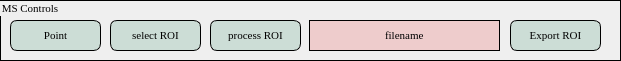
   <widget class="QGroupBox" name="uipanel2">
    <property name="geometry">
     <rect>
      <x>840</x>
      <y>610</y>
      <width>621</width>
      <height>61</height>
     </rect>
    </property>
    <property name="font">
     <font>
      <family>Times New Roman</family>
      <pointsize>8</pointsize>
      <weight>50</weight>
      <italic>false</italic>
      <bold>false</bold>
     </font>
    </property>
    <property name="styleSheet">
     <string notr="true">border: 1px solid black;</string>
    </property>
    <property name="title">
     <string>MS Controls</string>
    </property>
    <widget class="QPushButton" name="pick_point">
     <property name="geometry">
      <rect>
       <x>10</x>
       <y>20</y>
       <width>91</width>
       <height>31</height>
      </rect>
     </property>
     <property name="font">
      <font>
       <family>Times New Roman</family>
       <pointsize>8</pointsize>
       <weight>50</weight>
       <italic>false</italic>
       <bold>false</bold>
      </font>
     </property>
     <property name="styleSheet">
      <string notr="true">background-color: rgb(204, 221, 214);border-radius:7px;</string>
     </property>
     <property name="text">
      <string>Point</string>
     </property>
    </widget>
    <widget class="QPushButton" name="ROI_select">
     <property name="geometry">
      <rect>
       <x>110</x>
       <y>20</y>
       <width>91</width>
       <height>31</height>
      </rect>
     </property>
     <property name="font">
      <font>
       <family>Times New Roman</family>
       <pointsize>8</pointsize>
       <weight>50</weight>
       <italic>false</italic>
       <bold>false</bold>
      </font>
     </property>
     <property name="styleSheet">
      <string notr="true">background-color: rgb(204, 221, 214);border-radius:7px;</string>
     </property>
     <property name="text">
      <string>select ROI</string>
     </property>
    </widget>
    <widget class="QPushButton" name="exportROI">
     <property name="geometry">
      <rect>
       <x>510</x>
       <y>20</y>
       <width>91</width>
       <height>31</height>
      </rect>
     </property>
     <property name="font">
      <font>
       <family>Times New Roman</family>
       <pointsize>8</pointsize>
       <weight>50</weight>
       <italic>false</italic>
       <bold>false</bold>
      </font>
     </property>
     <property name="styleSheet">
      <string notr="true">background-color: rgb(204, 221, 214);border-radius:7px;</string>
     </property>
     <property name="text">
      <string>Export ROI</string>
     </property>
    </widget>
    <widget class="QLineEdit" name="exportROIfilename">
     <property name="geometry">
      <rect>
       <x>309</x>
       <y>20</y>
       <width>191</width>
       <height>31</height>
      </rect>
     </property>
     <property name="font">
      <font>
       <family>Times New Roman</family>
       <pointsize>8</pointsize>
       <weight>50</weight>
       <italic>false</italic>
       <bold>false</bold>
      </font>
     </property>
     <property name="styleSheet">
      <string notr="true">background-color: rgb(238, 204, 204);</string>
     </property>
     <property name="text">
      <string>filename</string>
     </property>
     <property name="alignment">
      <set>Qt::AlignCenter</set>
     </property>
    </widget>
    <widget class="QPushButton" name="ROI_process">
     <property name="geometry">
      <rect>
       <x>210</x>
       <y>20</y>
       <width>91</width>
       <height>31</height>
      </rect>
     </property>
     <property name="font">
      <font>
       <family>Times New Roman</family>
       <pointsize>8</pointsize>
       <weight>50</weight>
       <italic>false</italic>
       <bold>false</bold>
      </font>
     </property>
     <property name="styleSheet">
      <string notr="true">background-color: rgb(204, 221, 214);border-radius:7px;</string>
     </property>
     <property name="text">
      <string>process ROI</string>
     </property>
    </widget>
   </widget>
